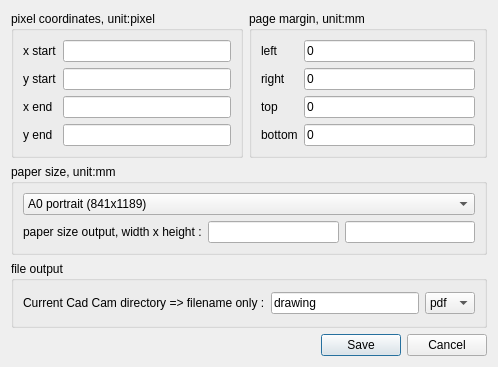
<?xml version="1.0" encoding="UTF-8"?>
<ui version="4.0">
 <class>Dialog_print</class>
 <widget class="QDialog" name="Dialog_print">
  <property name="geometry">
   <rect>
    <x>0</x>
    <y>0</y>
    <width>498</width>
    <height>367</height>
   </rect>
  </property>
  <property name="windowTitle">
   <string>print</string>
  </property>
  <property name="windowIcon">
   <iconset resource="../icons.qrc">
    <normaloff>:/icons/printer.svg</normaloff>:/icons/printer.svg</iconset>
  </property>
  <layout class="QGridLayout" name="gridLayout_9">
   <item row="0" column="0">
    <widget class="QGroupBox" name="groupBox">
     <property name="minimumSize">
      <size>
       <width>200</width>
       <height>0</height>
      </size>
     </property>
     <property name="title">
      <string>pixel coordinates, unit:pixel</string>
     </property>
     <layout class="QGridLayout" name="gridLayout_2">
      <item row="0" column="0">
       <layout class="QGridLayout" name="gridLayout">
        <item row="0" column="0">
         <widget class="QLabel" name="label">
          <property name="text">
           <string>x start</string>
          </property>
         </widget>
        </item>
        <item row="0" column="1">
         <widget class="QLineEdit" name="lineEdit_x_start"/>
        </item>
        <item row="1" column="0">
         <widget class="QLabel" name="label_2">
          <property name="text">
           <string>y start</string>
          </property>
         </widget>
        </item>
        <item row="1" column="1">
         <widget class="QLineEdit" name="lineEdit_y_start"/>
        </item>
        <item row="2" column="0">
         <widget class="QLabel" name="label_3">
          <property name="text">
           <string>x end</string>
          </property>
         </widget>
        </item>
        <item row="2" column="1">
         <widget class="QLineEdit" name="lineEdit_x_end"/>
        </item>
        <item row="3" column="0">
         <widget class="QLabel" name="label_4">
          <property name="text">
           <string>y end</string>
          </property>
         </widget>
        </item>
        <item row="3" column="1">
         <widget class="QLineEdit" name="lineEdit_y_end"/>
        </item>
       </layout>
      </item>
     </layout>
    </widget>
   </item>
   <item row="3" column="2">
    <widget class="QDialogButtonBox" name="buttonBox">
     <property name="standardButtons">
      <set>QDialogButtonBox::Cancel|QDialogButtonBox::Save</set>
     </property>
    </widget>
   </item>
   <item row="1" column="0" colspan="3">
    <widget class="QGroupBox" name="groupBox_3">
     <property name="title">
      <string>paper size, unit:mm</string>
     </property>
     <layout class="QGridLayout" name="gridLayout_6">
      <item row="0" column="0">
       <layout class="QGridLayout" name="gridLayout_5">
        <item row="0" column="0" colspan="3">
         <widget class="QComboBox" name="comboBox">
          <item>
           <property name="text">
            <string>A0 portrait (841x1189)</string>
           </property>
          </item>
          <item>
           <property name="text">
            <string>A0 landscape (1189x841)</string>
           </property>
          </item>
          <item>
           <property name="text">
            <string>A1 portrait (594x841)</string>
           </property>
          </item>
          <item>
           <property name="text">
            <string>A1 landscape (841x594)</string>
           </property>
          </item>
          <item>
           <property name="text">
            <string>A2 portrait (420x594)</string>
           </property>
          </item>
          <item>
           <property name="text">
            <string>A2 landscape (594x420)</string>
           </property>
          </item>
          <item>
           <property name="text">
            <string>A3 portrait (297x420)</string>
           </property>
          </item>
          <item>
           <property name="text">
            <string>A3 landscape (420x297)</string>
           </property>
          </item>
          <item>
           <property name="text">
            <string>A4 portrait (210x297</string>
           </property>
          </item>
          <item>
           <property name="text">
            <string>A4 landscape (297x210)</string>
           </property>
          </item>
          <item>
           <property name="text">
            <string>A5 portrait (148x210)</string>
           </property>
          </item>
          <item>
           <property name="text">
            <string>A5 landscape (210x148)</string>
           </property>
          </item>
          <item>
           <property name="text">
            <string>A6 portrait (105x148)</string>
           </property>
          </item>
          <item>
           <property name="text">
            <string>A6 landscape (148x105)</string>
           </property>
          </item>
         </widget>
        </item>
        <item row="1" column="0">
         <widget class="QLabel" name="label_9">
          <property name="text">
           <string>paper size output, width x height :</string>
          </property>
         </widget>
        </item>
        <item row="1" column="1">
         <widget class="QLineEdit" name="lineEdit_papersize_width"/>
        </item>
        <item row="1" column="2">
         <widget class="QLineEdit" name="lineEdit_papersize_height"/>
        </item>
       </layout>
      </item>
     </layout>
    </widget>
   </item>
   <item row="0" column="1" colspan="2">
    <widget class="QGroupBox" name="groupBox_2">
     <property name="minimumSize">
      <size>
       <width>200</width>
       <height>0</height>
      </size>
     </property>
     <property name="title">
      <string>page margin, unit:mm</string>
     </property>
     <layout class="QGridLayout" name="gridLayout_4">
      <item row="0" column="0">
       <layout class="QGridLayout" name="gridLayout_3">
        <item row="0" column="0">
         <widget class="QLabel" name="label_5">
          <property name="text">
           <string>left</string>
          </property>
         </widget>
        </item>
        <item row="0" column="1">
         <widget class="QLineEdit" name="lineEdit_margin_left">
          <property name="text">
           <string>0</string>
          </property>
         </widget>
        </item>
        <item row="1" column="0">
         <widget class="QLabel" name="label_6">
          <property name="text">
           <string>right</string>
          </property>
         </widget>
        </item>
        <item row="1" column="1">
         <widget class="QLineEdit" name="lineEdit_margin_right">
          <property name="text">
           <string>0</string>
          </property>
         </widget>
        </item>
        <item row="2" column="0">
         <widget class="QLabel" name="label_7">
          <property name="text">
           <string>top</string>
          </property>
         </widget>
        </item>
        <item row="2" column="1">
         <widget class="QLineEdit" name="lineEdit_margin_top">
          <property name="text">
           <string>0</string>
          </property>
         </widget>
        </item>
        <item row="3" column="0">
         <widget class="QLabel" name="label_8">
          <property name="text">
           <string>bottom</string>
          </property>
         </widget>
        </item>
        <item row="3" column="1">
         <widget class="QLineEdit" name="lineEdit_margin_bottom">
          <property name="text">
           <string>0</string>
          </property>
         </widget>
        </item>
       </layout>
      </item>
     </layout>
    </widget>
   </item>
   <item row="2" column="0" colspan="3">
    <widget class="QGroupBox" name="groupBox_4">
     <property name="title">
      <string>file output</string>
     </property>
     <layout class="QGridLayout" name="gridLayout_8">
      <item row="0" column="0">
       <layout class="QGridLayout" name="gridLayout_7">
        <item row="0" column="0">
         <widget class="QLabel" name="label_10">
          <property name="text">
           <string>Current Cad Cam directory =&gt; filename only :</string>
          </property>
         </widget>
        </item>
        <item row="0" column="2">
         <widget class="QComboBox" name="comboBox_file_extension">
          <item>
           <property name="text">
            <string>pdf</string>
           </property>
          </item>
          <item>
           <property name="text">
            <string>png</string>
           </property>
          </item>
         </widget>
        </item>
        <item row="0" column="1">
         <widget class="QLineEdit" name="lineEdit_filename_out">
          <property name="text">
           <string>drawing</string>
          </property>
         </widget>
        </item>
       </layout>
      </item>
     </layout>
    </widget>
   </item>
   <item row="3" column="0" colspan="2">
    <spacer name="horizontalSpacer">
     <property name="orientation">
      <enum>Qt::Horizontal</enum>
     </property>
     <property name="sizeHint" stdset="0">
      <size>
       <width>203</width>
       <height>20</height>
      </size>
     </property>
    </spacer>
   </item>
  </layout>
 </widget>
 <resources>
  <include location="../icons.qrc"/>
 </resources>
 <connections/>
</ui>
